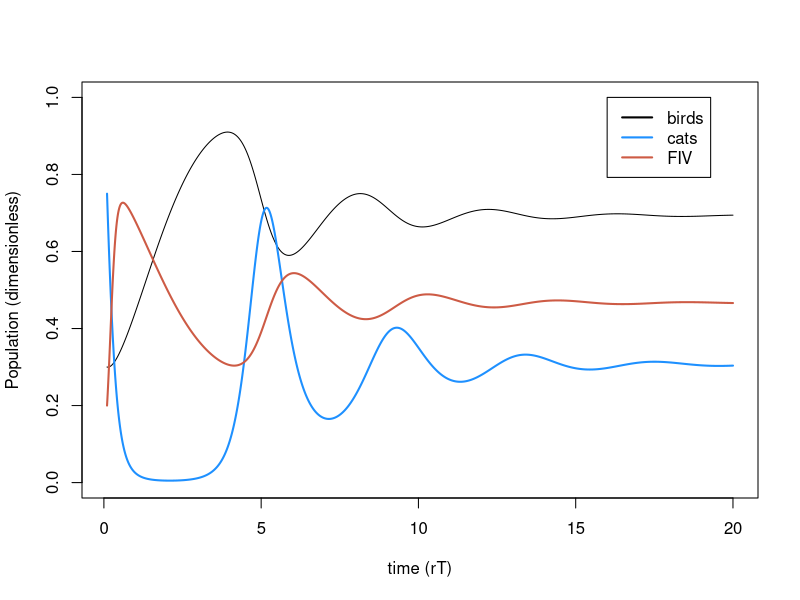
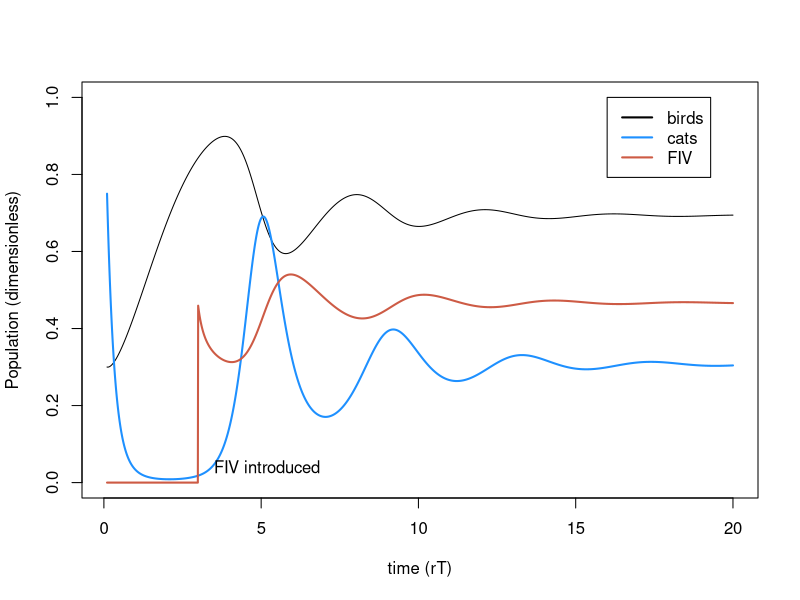

Write the R code that produced these figures, in order.
## ---- chunk 1
##Variables
#N.v <- NaN    ## population size for victims (birds)
#N.p <- NaN    ## population size for predators (cats)
t.time.set <- seq(1, 200, length.out= 2000) ## time

##Parameter values##
#K <- NaN            # carrying capacity               (will be estimated from dimensionless parameters)
#u <- NaN            # predation rate                  (will be estimated from dimensionless parameters)
#beta.ma <- NaN      # contact rate for mass action    (will be estimated from dimensionless parameters)    

r.v <- 0.1          # per capita growth rate of birds in the model
a <- 0.03           # trophic conversion efficiency of cats
d.p <- 0.6          # natural per capita death rate of cats
beta.pm <- 1.5      # contact rate for proportionate mixing
delta <- 0.2        # virulence

#core equations
#B <- N.v/K
B.set <-seq(0, 1, length.out=20000)
#C <- N.p*u/r.v
t.set <- r.v*t.time.set

#dimensionless parameters
sigma.pm <- beta.pm/r.v
#sigma.pm.set <- seq(0,25, length.out = 20000)
#sigma.ma <- beta.ma * C/u 
#sigma.ma.set<- seq(0, 250, length.out = 20000)

#e <- alpha*u*K/r.v
e <- 10
#e.set <- seq(0, 25, length.out = 20000)
m <- d.p/r.v
alpha <- delta/r.v

## ---- chunk 2
B.simu1 <- NaN*t.set 
  B.simu1[1] <- .3
C.simu1 <- NaN*t.set
  C.simu1[1] <- .75
I.simu1 <- NaN*t.set
 I.simu1[1] <- 0.2

#for PM
for(i in 2:length(t.set)){
  
  dt <- t.set[i]-t.set[i-1]
  B <- B.simu1[i-1]
  C <- C.simu1[i-1]
  I <- I.simu1[i-1]
  
  dB <- (B*(1-B) -B*C) *dt
  dC <- (e*B*C - m*C - alpha*C*I)*dt
  dI <- (((sigma.pm - alpha)* (1-I) - e*B)*I) *dt
  
  B.simu1[i] <- B + dB
  C.simu1[i] <- C + dC
  I.simu1[i] <- I + dI
}

  
plot(t.set, B.simu1, type= "l", ylim= c(0, 1), ylab="Population (dimensionless)", xlab="time (rT)")  
lines(t.set,C.simu1,lwd=2,col='dodgerblue')
lines(t.set, I.simu1, lwd = 2, col= "coral3")
legend(x=16,y=1, col = c("black","dodgerblue","coral3"), lty=1,lwd=2,legend = c("birds", "cats", "FIV"))

## ---- chunk 3
B.simu2 <- NaN*t.set 
  B.simu2[1] <- .3
C.simu2 <- NaN*t.set
  C.simu2[1] <- .75
I.simu2 <- NaN*t.set
# I.simu2[1] <- 0
## ---- chunk 4
#for PM
for(i in 2:length(t.set)){
  
  	if(t.set[i] < 3){I.simu2[i-1] <- 0 } else { 
  	  if(t.set[i] == 3) {I.simu2[i-1] <- 0.2} else { I<- I.simu2[i-1]}}
	
  dt <- t.set[i]-t.set[i-1]
  B <- B.simu2[i-1]
  C <- C.simu2[i-1]
  #I.simu2[i-1]
  
  dB <- (B*(1-B) -B*C) *dt
  dC <- (e*B*C - m*C - alpha*C*I)*dt
  dI <- (((sigma.pm - alpha)* (1-I) - e*B)*I) *dt
  
  B.simu2[i] <- B + dB
  C.simu2[i] <- C + dC
  I.simu2[i] <- I + dI
}

plot(t.set, B.simu2, type= "l", ylim= c(0, 1), ylab="Population (dimensionless)", xlab="time (rT)")  
lines(t.set,C.simu2,lwd=2,col='dodgerblue')
lines(t.set, I.simu2, lwd = 2, col= "coral3")
legend(x=16,y=1, col = c("black","dodgerblue","coral3"), lty=1,lwd=2,legend = c("birds", "cats", "FIV"))
text(x=3.5, y=0.04, adj=0, label="FIV introduced")
